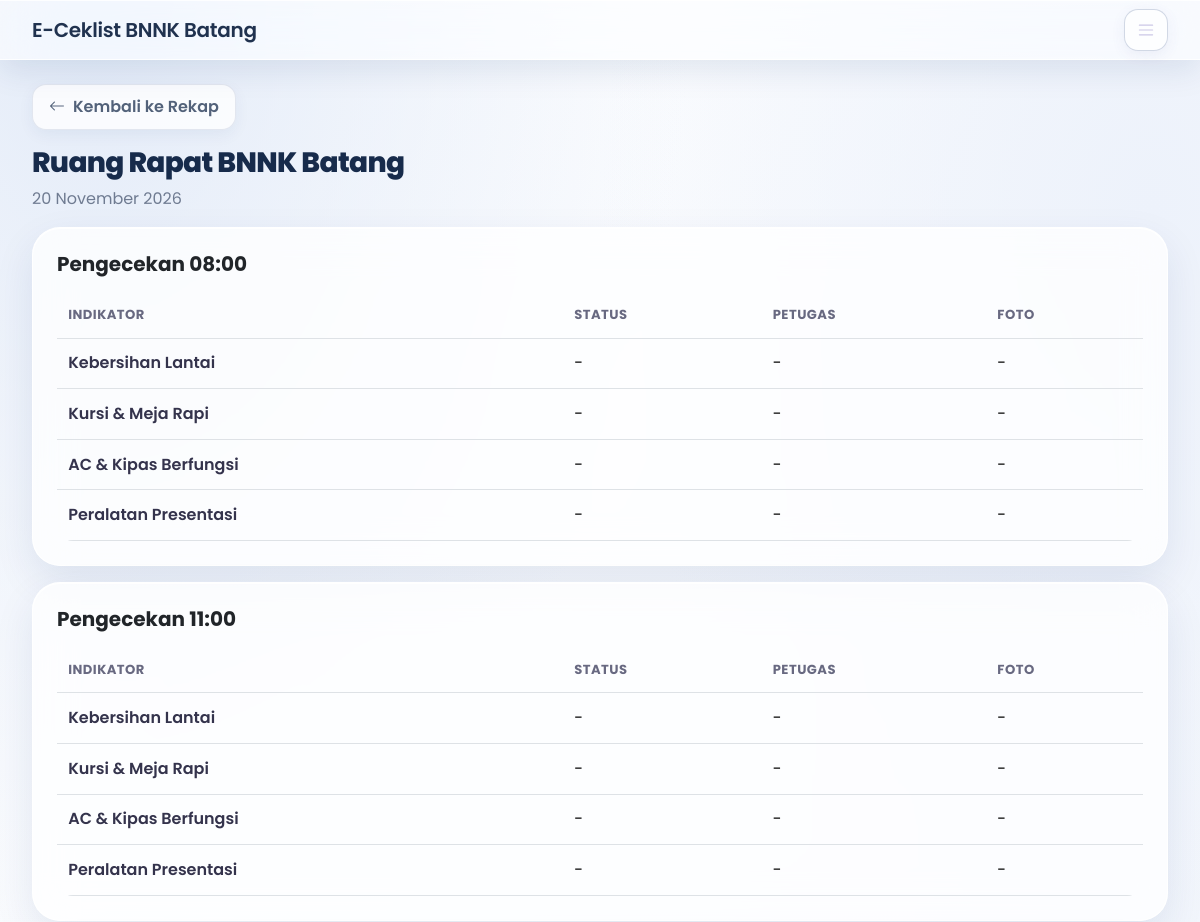
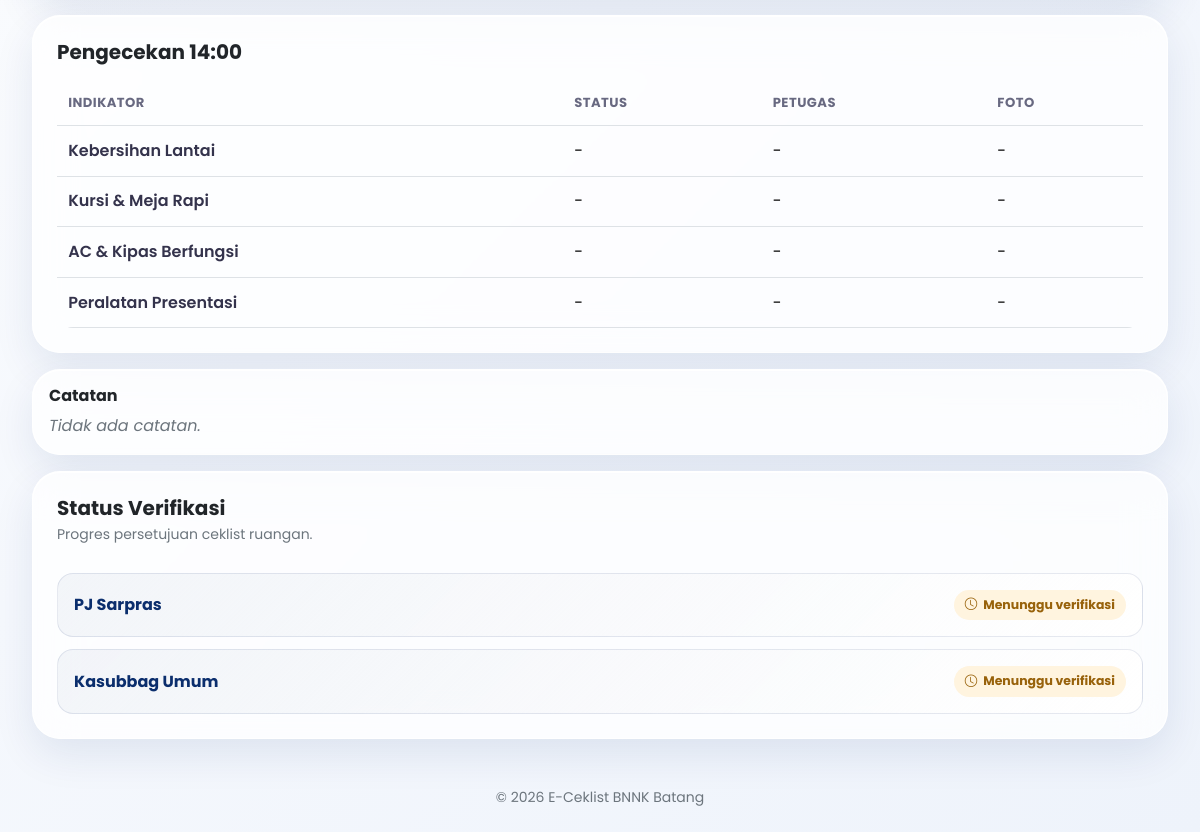
The page /verifikator/detail_ceklist.php?ruangan=4&tanggal=2026-11-20 (signed in) on the database as committed earlier (2 pictures, top to bottom).
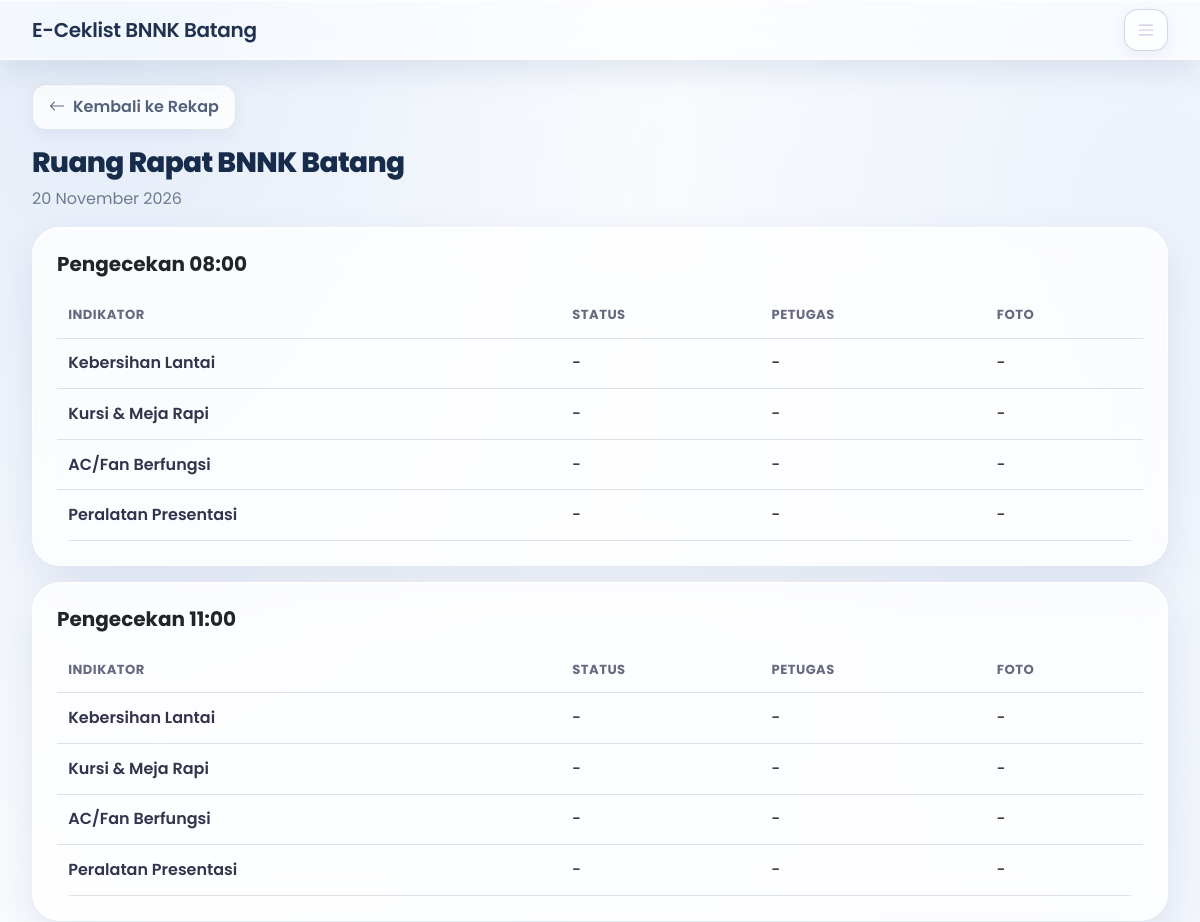
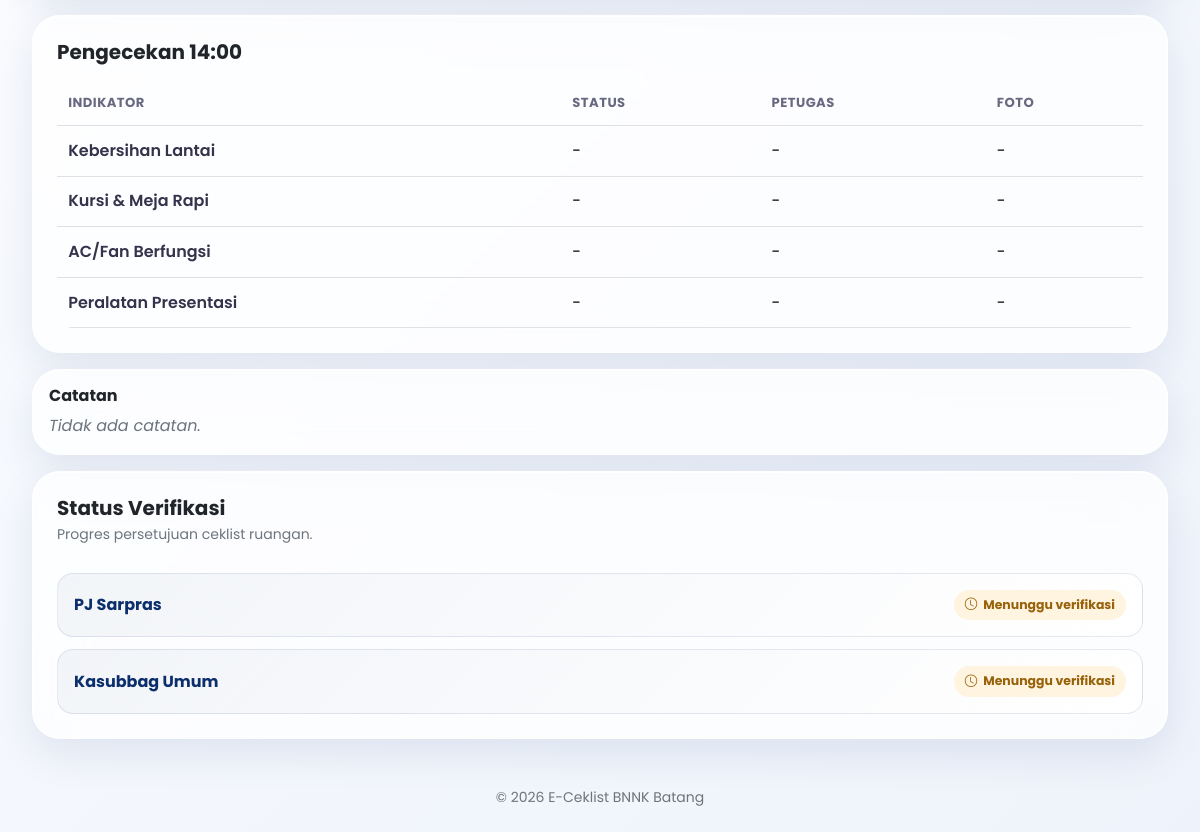
The same page on the database as committed later (2 pictures, top to bottom).
### tables this page shows
CREATE TABLE `ruangan` (
  `id` int(11) NOT NULL,
  `kode_qr` varchar(50) NOT NULL,
  `nama_ruangan` varchar(150) NOT NULL,
  `created_at` timestamp NOT NULL DEFAULT current_timestamp()
);

CREATE TABLE `indikator_ruangan` (
  `id` int(11) NOT NULL,
  `ruangan_id` int(11) NOT NULL,
  `nama_indikator` varchar(200) NOT NULL,
  `urutan` int(11) NOT NULL DEFAULT 1
);

### config/koneksi.php (called while the page is built, shortened)
<?php
function e($value): string {
    return htmlspecialchars((string)($value ?? ''), ENT_QUOTES, 'UTF-8');
}
function base_url(string $path = ''): string {
    $script = str_replace('\\', '/', $_SERVER['SCRIPT_NAME'] ?? '/e-ceklist/index.php');
    $root = preg_replace('~/(auth|petugas|verifikator|admin|laporan)/.*$~', '', $script);
    $root = rtrim($root, '/');
    return ($root ?: '') . '/' . ltrim($path, '/');
}
function is_logged_in(): bool { return isset($_SESSION['user']['id']); }
function current_role(): string { return (string)($_SESSION['user']['role'] ?? ''); }
function dashboard_path(): string {
    return match (current_role()) {
        'petugas' => 'petugas/index.php',
        'pj_sarpras', 'kasubbag_umum' => 'verifikator/dashboard.php',
        'admin' => 'admin/kelola_ruangan.php',
        default => 'auth/login.php'
    };
}
function tanggal_indo(string $date): string {
    $bulan = [1=>'Januari','Februari','Maret','April','Mei','Juni','Juli','Agustus','September','Oktober','November','Desember'];
    $ts = strtotime($date);
    return date('j', $ts) . ' ' . $bulan[(int)date('n', $ts)] . ' ' . date('Y', $ts);
}
function stmt_rows(mysqli_stmt $stmt): array {
    $result = $stmt->get_result();
    return $result ? $result->fetch_all(MYSQLI_ASSOC) : [];
}

### verifikator/detail_ceklist.php (the view, shortened to what this page needs)
<?php
require_once __DIR__.'/../config/koneksi.php';require_role(['pj_sarpras','kasubbag_umum','admin']);
$rid=(int)($_GET['ruangan']??0);$date=$_GET['tanggal']??date('Y-m-d');
$s=$conn->prepare('SELECT r.*,h.id hid,h.catatan_temuan,h.verif_pj_sarpras,h.waktu_verif_pj,h.nama_verifikator_pj,h.verif_kasubbag,h.waktu_verif_kasubbag,h.nama_verifikator_kasubbag FROM ruangan r LEFT JOIN ceklist_harian h ON h.ruangan_id=r.id AND h.tanggal=? WHERE r.id=?');
$s->bind_param('si',$date,$rid);$s->execute();$room=$s->get_result()->fetch_assoc();if(!$room)redirect('verifikator/dashboard.php');
$data=[];
$s=$conn->prepare('SELECT * FROM indikator_ruangan WHERE ruangan_id=? ORDER BY urutan');$s->bind_param('i',$rid);$s->execute();$items=stmt_rows($s);
$page_title='Detail Ceklist';include __DIR__.'/../includes/header.php';
?>
<a href="<?= e(base_url('verifikator/dashboard.php?tanggal='.$date)) ?>" class="btn btn-light btn-back-rekap"><i class="bi bi-arrow-left me-2"></i>Kembali ke Rekap</a>
<h1 class="h3 page-heading mt-3"><?= e($room['nama_ruangan']) ?></h1><p class="muted"><?= e(tanggal_indo($date)) ?></p>
<?php foreach(['08:00','11:00','14:00'] as $jam): ?><div class="card p-3 p-md-4 mb-3"><h2 class="h5 fw-bold mb-3">Pengecekan <?= e($jam) ?></h2><?php $map=[];foreach($data[$jam]??[] as $d)$map[(int)$d['indikator_id']]=$d; ?>
<div class="detail-desktop-table"><div class="detail-table-wrap"><table class="table table-sm align-middle detail-table"><thead><tr><th>Indikator</th><th>Status</th><th>Petugas</th><th>Foto</th></tr></thead><tbody>
<?php foreach($items as $it):$d=$map[(int)$it['id']]??null; ?><tr><td><?= e($it['nama_indikator']) ?></td><td><?php if($d): ?><span class="badge <?= $d['status']==='Bersih/Rapi'?'text-bg-success':'text-bg-danger' ?>"><?= $d['status']==='Bersih/Rapi'?'Ya':'Tidak' ?></span><?php else: ?>-<?php endif; ?></td><td><?= e($d['nama_petugas']??$d['nama_lengkap']??'-') ?></td><td><?php if($d&&$d['foto_bukti']): ?><button class="btn btn-sm btn-outline-primary" data-bs-toggle="modal" data-bs-target="#fotoModal" data-foto="<?= e(url_foto_bukti($d['foto_bukti'])) ?>">Lihat</button><?php else: ?>-<?php endif; ?></td></tr><?php endforeach; ?>
</tbody></table></div></div>
</div><?php endforeach; ?>
<div class="card p-3 mb-3"><h2 class="h6 fw-bold mb-2">Catatan</h2><?= trim((string)($room['catatan_temuan']??''))!=='' ? nl2br(e($room['catatan_temuan'])) : '<span class="text-secondary fst-italic">Tidak ada catatan.</span>' ?></div>
<div class="card p-3 p-md-4"><h2 class="h5 fw-bold mb-1">Status Verifikasi</h2><p class="small text-secondary mb-3">Progres persetujuan ceklist ruangan.</p>
<div class="verification-card"><div class="verification-head"><span class="verification-role">PJ Sarpras</span><span class="verification-state <?= $room['verif_pj_sarpras']?'done':'pending' ?>"><i class="bi <?= $room['verif_pj_sarpras']?'bi-check-circle-fill':'bi-clock' ?>"></i><?= $room['verif_pj_sarpras']?'Terverifikasi':'Menunggu verifikasi' ?></span></div>
</div>
<div class="verification-card"><div class="verification-head"><span class="verification-role">Kasubbag Umum</span><span class="verification-state <?= $room['verif_kasubbag']?'done':'pending' ?>"><i class="bi <?= $room['verif_kasubbag']?'bi-check-circle-fill':'bi-clock' ?>"></i><?= $room['verif_kasubbag']?'Terverifikasi':'Menunggu verifikasi' ?></span></div>
</div></div>
<?php include __DIR__.'/../includes/footer.php'; ?>

### includes/header.php (shortened to what this page needs)
<?php
require_once __DIR__ . '/../config/koneksi.php';
?>
<!doctype html>
<html lang="id">
<head>
<link href="https://cdn.jsdelivr.net/npm/bootstrap@5.3.3/dist/css/bootstrap.min.css" rel="stylesheet">
<link href="https://cdn.jsdelivr.net/npm/bootstrap-icons@1.11.3/font/bootstrap-icons.min.css" rel="stylesheet">
</head><body>
<nav class="navbar navbar-dark">
<div class="container"><a class="navbar-brand d-flex align-items-center gap-2" href="<?= e(base_url(is_logged_in()?dashboard_path():'index.php')) ?>"><span>E-Ceklist BNNK Batang</span></a>
<?php if(is_logged_in()): ?><button class="navbar-toggler ms-auto" type="button" data-bs-toggle="collapse" data-bs-target="#navMain" aria-controls="navMain" aria-expanded="false" aria-label="Buka menu navigasi"><span class="navbar-toggler-icon"></span></button><?php endif; ?>
<div class="<?= is_logged_in() ? 'collapse navbar-collapse' : 'd-none' ?>" id="navMain"><div class="navbar-nav ms-auto align-items-lg-center">
<?php if(is_logged_in()): ?><span class="navbar-text text-white me-lg-3"><?= e($_SESSION['user']['nama_lengkap']) ?></span>
<a class="nav-link" href="<?= e(base_url(dashboard_path())) ?>">Dashboard</a>
<?php if(current_role()==='admin'): ?><a class="nav-link" href="<?= e(base_url('admin/kelola_indikator.php')) ?>">Indikator</a><?php endif; ?>
<a class="nav-link" href="<?= e(base_url('auth/logout.php')) ?>">Keluar</a>
<?php endif; ?></div></div></div></nav>
<main class="container py-4">

### includes/footer.php (shortened to what this page needs)
</main>
<footer class="py-4 text-center text-secondary small">© <?= date('Y') ?> E-Ceklist BNNK Batang</footer>
</body></html>

### includes/header.php (style rules this page uses)
:root { --violet:#0B2E6D;--violet-dark:#082454;--ink:#17243b;--muted:#6f7b91;--line:rgba(255,255,255,.92);--glass:rgba(255,255,255,.76) }
* { box-sizing:border-box }
body { min-height:100vh;color:var(--ink);font-family:'Poppins',sans-serif;background:radial-gradient(ellipse at 8% 0%,#e3ebf8 0,transparent 38%),radial-gradient(ellipse at 96% 12%,#edf2fb 0,transparent 34%),linear-gradient(135deg,#ffffff 0%,#f5f8fd 52%,#eef3fb 100%);background-attachment:fixed }
.navbar { position:sticky;top:0;z-index:1030;background:rgba(255,255,255,.58)!important;backdrop-filter:blur(28px) saturate(180%);-webkit-backdrop-filter:blur(28px) saturate(180%);border:1px solid rgba(255,255,255,.82);border-left:0;border-right:0;box-shadow:0 10px 32px rgba(11,46,109,.10) }
.navbar-brand,.navbar .nav-link,.navbar-text { color:#20324f!important;font-weight:600 }
.navbar-brand { letter-spacing:-.3px }
.navbar-toggler { display:inline-flex!important;align-items:center;justify-content:center;width:44px;height:42px;border:1px solid rgba(11,46,109,.18)!important;border-radius:14px;background:rgba(255,255,255,.68);box-shadow:0 4px 14px rgba(80,75,160,.08) }
.navbar-toggler-icon { filter:invert(15%) sepia(44%) saturate(1880%) hue-rotate(190deg) brightness(82%) }
.container { max-width:1160px }
.card { background:var(--glass);backdrop-filter:blur(20px);-webkit-backdrop-filter:blur(20px);border:1px solid var(--line);border-radius:28px;box-shadow:0 16px 42px rgba(11,46,109,.09),inset 0 1px 0 #fff }
.btn { border-radius:15px;font-weight:600;padding:.68rem 1.05rem;transition:transform .18s,box-shadow .18s }
.page-heading { font-weight:750;letter-spacing:-.65px;color:#172b4b }
.muted { color:var(--muted) }
.table { --bs-table-bg:transparent }
.table thead th { color:#686981;font-size:.82rem;text-transform:uppercase;letter-spacing:.035em }
footer { color:#85879a!important }

### verifikator/detail_ceklist.php (style rules this page uses)
.btn-back-rekap { display:inline-flex;align-items:center;border:1px solid rgba(11,46,109,.10);background:rgba(255,255,255,.78);color:#53627a;border-radius:14px;padding:.62rem 1rem;font-weight:600;box-shadow:0 5px 16px rgba(11,46,109,.055);transition:background .18s,transform .18s }
.detail-table-wrap { overflow:hidden;border-radius:16px }
.detail-table { margin:0 }
.detail-table th,.detail-table td { vertical-align:middle;padding:.8rem .7rem }
.detail-table td:first-child { font-weight:600;color:#34334c;min-width:190px;white-space:normal;overflow-wrap:break-word;word-break:normal }
.verification-card { border:1px solid rgba(11,46,109,.10);border-radius:16px;background:linear-gradient(135deg,rgba(11,46,109,.045),rgba(255,255,255,.96));padding:16px;margin-top:12px }
.verification-head { display:flex;align-items:center;justify-content:space-between;gap:12px;flex-wrap:wrap }
.verification-role { font-weight:700;color:#0b2e6d }
.verification-state { display:inline-flex;align-items:center;gap:6px;border-radius:999px;padding:6px 11px;font-size:.78rem;font-weight:700 }
.verification-state.pending { background:#fff4df;color:#98620b }

Rows that differ between the two databases and show on the page:
removed indikator_ruangan: nama_indikator "AC & Kipas Berfungsi", nama_petugas "-"
now on this page (row edited): indikator_ruangan: nama_indikator "AC/Fan Berfungsi", nama_petugas "-"
